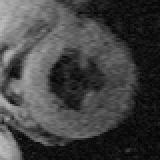
%> input picture EmerRodriguezFormisano+JorgeAlexander_CV_Lab8/images/heart.pgm, 160 x 160 px
$ octave snake_report.m   (GNU Octave 9; MATLAB toolbox functions it lacks are replaced by stand-ins)
%> lines starting %> are read from the running program, lines starting %| are printed output that depends on the picture
%> further down, img is the input picture: size 160x160 uint8; min 3, max 188, mean 66.8
### EmerRodriguezFormisano+JorgeAlexander_CV_Lab8/exportfig.m
function exportfig(varargin)
%EXPORTFIG  Export a figure to Encapsulated Postscript.
%   EXPORTFIG(H, FILENAME) writes the figure H to FILENAME.  H is
%   a figure handle and FILENAME is a string that specifies the
%   name of the output file.
%
%   EXPORTFIG(...,PARAM1,VAL1,PARAM2,VAL2,...) specifies
%   parameters that control various characteristics of the output
%   file.
%
%   Format Paramter:
%     'Format'  one of the strings 'eps','eps2','jpeg','png','preview'
%          specifies the output format. Defaults to 'eps'.
%          The output format 'preview' does not generate an output
%          file but instead creates a new figure window with a
%          preview of the exported figure. In this case the
%          FILENAME parameter is ignored.
%
%     'Preview' one of the strings 'none', 'tiff'
%          specifies a preview for EPS files. Defaults to 'none'.
%
%   Size Parameters:
%     'Width'   a positive scalar
%          specifies the width in the figure's PaperUnits
%     'Height'  a positive scalar
%          specifies the height in the figure's PaperUnits
%
%     Specifying only one dimension sets the other dimension
%     so that the exported aspect ratio is the same as the
%     figure's current aspect ratio.
%     If neither dimension is specified the size defaults to
%     the width and height from the figure's PaperPosition.
%
%   Rendering Parameters:
%     'Color'     one of the strings 'bw', 'gray', 'cmyk'
%         'bw'    specifies that lines and text are exported in
%                 black and all other objects in grayscale
%         'gray'  specifies that all objects are exported in grayscale
%         'cmyk'  specifies that all objects are exported in color
%                 using the CMYK color space
%     'Renderer'  one of the strings 'painters', 'zbuffer', 'opengl'
%         specifies the renderer to use
%     'Resolution'   a positive scalar
%         specifies the resolution in dots-per-inch.
%
%     The default color setting is 'bw'.
%
%   Font Parameters:
%     'FontMode'     one of the strings 'scaled', 'fixed'
%     'FontSize'     a positive scalar
%          in 'scaled' mode multiplies with the font size of each
%          text object to obtain the exported font size
%          in 'fixed' mode specifies the font size of all text
%          objects in points
%     'FontEncoding' one of the strings 'latin1', 'adobe'
%          specifies the character encoding of the font
%
%     If FontMode is 'scaled' but FontSize is not specified then a
%     scaling factor is computed from the ratio of the size of the
%     exported figure to the size of the actual figure. The minimum
%     font size allowed after scaling is 5 points.
%     If FontMode is 'fixed' but FontSize is not specified then the
%     exported font sizes of all text objects is 7 points.
%
%     The default 'FontMode' setting is 'scaled'.
%
%   Line Width Parameters:
%     'LineMode'     one of the strings 'scaled', 'fixed'
%     'LineWidth'    a positive scalar
%          the semantics of LineMode and LineWidth are exactly the
%          same as FontMode and FontSize, except that they apply
%          to line widths instead of font sizes. The minumum line
%          width allowed after scaling is 0.5 points.
%          If LineMode is 'fixed' but LineWidth is not specified
%          then the exported line width of all line objects is 1
%          point.
%
%   Examples:
%     exportfig(gcf,'fig1.eps','height',3);
%       Exports the current figure to the file named 'fig1.eps' with
%       a height of 3 inches (assuming the figure's PaperUnits is
%       inches) and an aspect ratio the same as the figure's aspect
%       ratio on screen.
%
%     exportfig(gcf, 'fig2.eps', 'FontMode', 'fixed',...
%                'FontSize', 10, 'color', 'cmyk' );
%       Exports the current figure to 'fig2.eps' in color with all
%       text in 10 point fonts. The size of the exported figure is
%       the figure's PaperPostion width and height.


if (nargin < 2)
  error('Too few input arguments');
end

% exportfig(H, filename, ...)
H = varargin{1};
if ~ishandle(H) | ~strcmp(get(H,'type'), 'figure')
  error('First argument must be a handle to a figure.');
end
filename = varargin{2};
if ~ischar(filename)
  error('Second argument must be a string.');
end
paramPairs = varargin(3:end);

% Do some validity checking on param-value pairs
if (rem(length(paramPairs),2) ~= 0)
  error(['Invalid input syntax. Optional parameters and values' ...
	 ' must be in pairs.']);
end

format = 'eps';
preview = 'none';
width = -1;
height = -1;
%color = 'bw';
color = 'cmyk';
fontsize = -1;
fontmode='scaled';
linewidth = -1;
linemode=[];
fontencoding = 'latin1';
renderer = [];
resolution = [];

% Process param-value pairs
args = {};
for k = 1:2:length(paramPairs)
  param = lower(paramPairs{k});
  if (~ischar(param))
    error('Optional parameter names must be strings');
  end
  value = paramPairs{k+1};

  switch (param)
   case 'format'
    format = value;
    if (~strcmp(format,{'eps','eps2','jpeg','png','preview'}))
      error(['Format must be ''eps'', ''eps2'', ''jpeg'', ''png'' or' ...
	     ' ''preview''.']);
    end
   case 'preview'
    preview = value;
    if (~strcmp(preview,{'none','tiff'}))
      error('Preview must be ''none'' or ''tiff''.');
    end
   case 'width'
    width = LocalToNum(value);
    if(~LocalIsPositiveScalar(width))
      error('Width must be a numeric scalar > 0');
    end
   case 'height'
    height = LocalToNum(value);
    if(~LocalIsPositiveScalar(height))
      error('Height must be a numeric scalar > 0');
    end
   case 'color'
    color = lower(value);
    if (~strcmp(color,{'bw','gray','cmyk'}))
      error('Color must be ''bw'', ''gray'' or ''cmyk''.');
    end
   case 'fontmode'
    fontmode = lower(value);
    if (~strcmp(fontmode,{'scaled','fixed'}))
      error('FontMode must be ''scaled'' or ''fixed''.');
    end
   case 'fontsize'
    fontsize = LocalToNum(value);
    if(~LocalIsPositiveScalar(fontsize))
      error('FontSize must be a numeric scalar > 0');
    end
   case 'fontencoding'
    fontencoding = lower(value);
    if (~strcmp(fontencoding,{'latin1','adobe'}))
      error('FontEncoding must be ''latin1'' or ''adobe''.');
    end
   case 'linemode'
    linemode = lower(value);
    if (~strcmp(linemode,{'scaled','fixed'}))
      error('LineMode must be ''scaled'' or ''fixed''.');
    end
   case 'linewidth'
    linewidth = LocalToNum(value);
    if(~LocalIsPositiveScalar(linewidth))
      error('LineWidth must be a numeric scalar > 0');
    end
   case 'renderer'
    renderer = lower(value);
    if (~strcmp(renderer,{'painters','zbuffer','opengl'}))
      error('Renderer must be ''painters'', ''zbuffer'' or ''opengl''.');
    end
   case 'resolution'
    resolution = LocalToNum(value);
    if ~(isnumeric(value) & (prod(size(value)) == 1) & (value >= 0));
      error('Resolution must be a numeric scalar >= 0');
    end
   otherwise
    error(['Unrecognized option ' param '.']);
  end
end

allLines  = findall(H, 'type', 'line');
allText   = findall(H, 'type', 'text');
allAxes   = findall(H, 'type', 'axes');
allImages = findall(H, 'type', 'image');
allLights = findall(H, 'type', 'light');
allPatch  = findall(H, 'type', 'patch');
allSurf   = findall(H, 'type', 'surface');
allRect   = findall(H, 'type', 'rectangle');
allFont   = [allText; allAxes];
allColor  = [allLines; allText; allAxes; allLights];
allMarker = [allLines; allPatch; allSurf];
allEdge   = [allPatch; allSurf];
allCData  = [allImages; allPatch; allSurf];

old.objs = {};
old.prop = {};
old.values = {};

% Process format and preview parameter
showPreview = strcmp(format,'preview');
if showPreview
  format = 'png';
  filename = [tempName '.png'];
end
if strncmp(format,'eps',3) & ~strcmp(preview,'none')
  args = {args{:}, ['-' preview]};
end

hadError = 0;
try
  % Process size parameters
  paperPos = get(H, 'PaperPosition');
  old = LocalPushOldData(old, H, 'PaperPosition', paperPos);
  figureUnits = get(H, 'Units');
  set(H, 'Units', get(H,'PaperUnits'));
  figurePos = get(H, 'Position');
  aspectRatio = figurePos(3)/figurePos(4);
  set(H, 'Units', figureUnits);
  if (width == -1) & (height == -1)
    width = paperPos(3);
    height = paperPos(4);
  elseif (width == -1)
    width = height * aspectRatio;
  elseif (height == -1)
    height = width / aspectRatio;
  end
  set(H, 'PaperPosition', [0 0 width height]);
  paperPosMode = get(H, 'PaperPositionMode');
  old = LocalPushOldData(old, H, 'PaperPositionMode', paperPosMode);
  set(H, 'PaperPositionMode', 'manual');

  % Process rendering parameters
  switch (color)
   case {'bw', 'gray'}
    if ~strcmp(color,'bw') & strncmp(format,'eps',3)
      format = [format 'c'];
    end
    args = {args{:}, ['-d' format]};

    %compute and set gray colormap
    oldcmap = get(H,'Colormap');
    newgrays = 0.30*oldcmap(:,1) + 0.59*oldcmap(:,2) + 0.11*oldcmap(:,3);
    newcmap = [newgrays newgrays newgrays];
    old = LocalPushOldData(old, H, 'Colormap', oldcmap);
    set(H, 'Colormap', newcmap);

    %compute and set ColorSpec and CData properties
    old = LocalUpdateColors(allColor, 'color', old);
    old = LocalUpdateColors(allAxes, 'xcolor', old);
    old = LocalUpdateColors(allAxes, 'ycolor', old);
    old = LocalUpdateColors(allAxes, 'zcolor', old);
    old = LocalUpdateColors(allMarker, 'MarkerEdgeColor', old);
    old = LocalUpdateColors(allMarker, 'MarkerFaceColor', old);
    old = LocalUpdateColors(allEdge, 'EdgeColor', old);
    old = LocalUpdateColors(allEdge, 'FaceColor', old);
    old = LocalUpdateColors(allCData, 'CData', old);

   case 'cmyk'
    if strncmp(format,'eps',3)
      format = [format 'c'];
      args = {args{:}, ['-d' format], '-cmyk'};
    else
      args = {args{:}, ['-d' format]};
    end
   otherwise
    error('Invalid Color parameter');
  end
  if (~isempty(renderer))
    args = {args{:}, ['-' renderer]};
  end
  if (~isempty(resolution)) | ~strncmp(format,'eps',3)
    if isempty(resolution)
      resolution = 0;
    end
    args = {args{:}, ['-r' int2str(resolution)]};
  end

  % Process font parameters
  if (~isempty(fontmode))
    oldfonts = LocalGetAsCell(allFont,'FontSize');
    switch (fontmode)
     case 'fixed'
      oldfontunits = LocalGetAsCell(allFont,'FontUnits');
      old = LocalPushOldData(old, allFont, {'FontUnits'}, oldfontunits);
      set(allFont,'FontUnits','points');
      if (fontsize == -1)
	set(allFont,'FontSize',7);
      else
	set(allFont,'FontSize',fontsize);
      end
     case 'scaled'
      if (fontsize == -1)
	wscale = width/figurePos(3);
	hscale = height/figurePos(4);
	scale = min(wscale, hscale);
      else
	scale = fontsize;
      end
      newfonts = LocalScale(oldfonts,scale,5);
      set(allFont,{'FontSize'},newfonts);
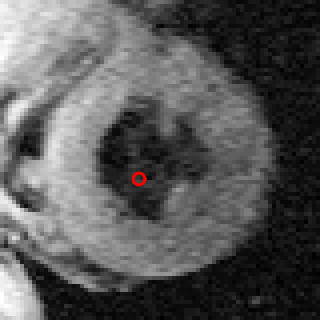
%> figure redrawn from the program's plot data; shown 2 times larger
     otherwise
      error('Invalid FontMode parameter');
    end
    % make sure we push the size after the units
    old = LocalPushOldData(old, allFont, {'FontSize'}, oldfonts);
  end
  if strcmp(fontencoding,'adobe') & strncmp(format,'eps',3)
    args = {args{:}, '-adobecset'};
  end

  % Process linewidth parameters
  if (~isempty(linemode))
    oldlines = LocalGetAsCell(allMarker,'LineWidth');
    old = LocalPushOldData(old, allMarker, {'LineWidth'}, oldlines);
    switch (linemode)
     case 'fixed'
      if (linewidth == -1)
	set(allMarker,'LineWidth',1);
      else
	set(allMarker,'LineWidth',linewidth);
      end
     case 'scaled'
      if (linewidth == -1)
	wscale = width/figurePos(3);
	hscale = height/figurePos(4);
	scale = min(wscale, hscale);
      else
	scale = linewidth;
      end
      newlines = LocalScale(oldlines, scale, 0.5);
      set(allMarker,{'LineWidth'},newlines);
     otherwise
      error('Invalid LineMode parameter');
    end
  end

  % Export
  print(H, filename, args{:});

catch
  hadError = 1;
end

% Restore figure settings
for n=1:length(old.objs)
  set(old.objs{n}, old.prop{n}, old.values{n});
end

if hadError
  error(deblank(lasterr));
end

% Show preview if requested
if showPreview
  X = imread(filename,'png');
  delete(filename);
  f = figure( 'Name', 'Preview', ...
	      'Menubar', 'none', ...
	      'NumberTitle', 'off', ...
	      'Visible', 'off');
  image(X);
  axis image;
  ax = findobj(f, 'type', 'axes');
  set(ax, 'Units', get(H,'PaperUnits'), ...
	  'Position', [0 0 width height], ...
	  'Visible', 'off');
  set(ax, 'Units', 'pixels');
  axesPos = get(ax,'Position');
  figPos = get(f,'Position');
  rootSize = get(0,'ScreenSize');
  figPos(3:4) = axesPos(3:4);
  if figPos(1) + figPos(3) > rootSize(3)
    figPos(1) = rootSize(3) - figPos(3) - 50;
  end
  if figPos(2) + figPos(4) > rootSize(4)
    figPos(2) = rootSize(4) - figPos(4) - 50;
  end
  set(f, 'Position',figPos, ...
	 'Visible', 'on');
end

%
%  Local Functions
%

function outData = LocalPushOldData(inData, objs, prop, values)
outData.objs = {inData.objs{:}, objs};
outData.prop = {inData.prop{:}, prop};
outData.values = {inData.values{:}, values};

function cellArray = LocalGetAsCell(fig,prop);
cellArray = get(fig,prop);
if (~isempty(cellArray)) & (~iscell(cellArray))
  cellArray = {cellArray};
end

function newArray = LocalScale(inArray, scale, minValue)
n = length(inArray);
newArray = cell(n,1);
for k=1:n
  newArray{k} = max(minValue,scale*inArray{k}(1));
end

% [76 lines left out: functions LocalMapToGray, LocalMapCData, LocalUpdateColors, LocalIsPositiveScalar, LocalToNum, not called in this run]

### EmerRodriguezFormisano+JorgeAlexander_CV_Lab8/snake.m
function [x,y] = snake(x,y,alpha,beta,kappa, lambda, fx,fy,maxstep, displ,img)
% SNAKE Active contour (snake) segmentation
% CMP Vision Algorithms http://visionbook.felk.cvut.cz
%
% Active contours, informally called snakes, are a powerful
% semi-automatic image segmentation tool. In anticipation of GVF snakes
%   we implement here a traditional
% balloon-force snake using a PDE approach.
%
% The snake v(s) at time t is represented by two vectors
% containing the x and y coordinates of a sequence of points on the
% snake curve. The distance between subsequent points is maintained
% close to 1 pixel. The snake is supposed to be closed and simple
% (non-intersecting). If a snake starts to intersect itself, the user is
% expected to restart the evolution with smaller forces (reduced
% parameter values).
%
% {The code presented here is derived from the work of Xu and
% Prince  and their publicly available implementation
% (http://iacl.ece.jhu.edu/projects/gvf/).}
%
% Usage: [x,y] = snake(x,y,alpha,beta,kappa,lambda,fx,fy,maxstep)
% Inputs:
%   x, y  [N x 1]  Vectors containing the x and y
%     coordinates of the initial snake position. The snake is
%     closed - the last point is considered a neighbor of the first.
%     Points can be far apart and will be
%     interpolated as needed. The contour should be given
% clockwise (with respect to Matlab image axis conventions),
%     otherwise the balloon force will change sign.
%   alpha  [1 x 1]  alpha controls the elasticity;
%     the higher the value, the less stretching the snake
%     will allow. alpha 0.1 is a good value.
%   beta  [1 x 1]  beta controls the rigidity, the
%     resistance to bending. Make it small for the snake to follow
%     a jagged boundary, beta=0  to  0.1 works well.
%   kappa  [1 x 1]  kappa weights the contribution
%     of the external force f_ that  stops
%     the snake once it arrives at the desired boundary. Make
%     kappa bigger for the snake to stop sooner.
%     kappa=0.1  to  0.5 give good results.
%   lambda  [1 x 1]  lambda weights the contribution of the balloon
%     force. Positive values make the snake expand. lambda
%     0.05 works well.
%   fx, fy  [m x n]  External force field, normalized to
%    maximum magnitude 1. Both fx and fy are
%     scalar matrices corresponding to the original image.
%   maxstep  (default 0.4)
%            Maximum step-size in pixels.
%     Reducing it in difficult cases might help to prevent the snake from
%     crossing over.
% Outputs:
%   x,y  [N x 1]  The x and y coordinates of the final
%   position of the snake. The distance between subsequent points
%   is close to 1 pixel.

% If displ is non zero than once in 10 iterations we display
% the current position of the snake on the background image img
if nargin<10,
  displ=0 ;
end ;

% Set default parameters, if needed.
if nargin<9,
  maxstep=0.4 ;
end ;


x = x(:);  y = y(:);  % convert to column vectors
h = [-beta 4*beta+alpha -6*beta-2*alpha 4*beta+alpha -beta];
areas = [];

iter = 0;

%  We iterate in a while-loop until convergence. We resample
%  the snake if needed by function resample
%  to maintain uniform distances between points. We use interpolation
%  by interp2 to evaluate the external force f_ at the snake points.
%  If the snake leaves the image area, we stop.
while true
  [x,y] = resample( x, y, 0.9 );
  vfx = interp2( fx, x, y );
  vfy = interp2( fy, x, y );
  if any( isnan([vfx(:); vfy(:)]) ), break; end

  iter=iter+1 ; % increment iteration counter
  if displ && rem(iter,10)==0
    % clf ;
    imagesc(img) ; colormap(gray) ; hold on ;
    plot([x;x(1,1)],[y;y(1,1)],'r') ; hold off ;
    pause(0.01);
  end

% The evaluation of the balloon force f_ starts by
% calculating the tangential vector
% The derivative is approximated by finite differences while observing
% the periodic boundary conditions. We then create a unit vector p
% (px,py),
% perpendicular to q.
  xp = [x(2:end); x(1)];      yp = [y(2:end); y(1)];
  xm = [x(end); x(1:end-1)];  ym = [y(end); y(1:end-1)];
  qx = xp-xm;     qy = yp-ym;
  pmag = sqrt( qx.*qx + qy.*qy );
  px = qy./pmag;  py = -qx./pmag;

% Testing for convergence is delicate. Because of the fixed time step
% used and discretization artifacts, the snake frequently starts to
% oscillate around the equilibrium position with small amplitude.
% The oscillations could be avoided by a more elaborate integration scheme,
% but this would increase the computational cost. An alternative approach is
% to analyze snake movement in the last few iterations and stop if no
% progress is being made. As curve distance computation is
% expensive, we use a trick based on the fact
% that the snake is always supposed to either grow or shrink. We
% evaluate the area inside the snake in the last 10 iterations and if the
% change is smaller than one pixel, we stop.
% Note that the area is quite simple to compute.
  area  = sum( 0.5*(xp+xm).*qy );
  areas = [areas area];
  if length(areas)>10
    areas=areas(end-9:end);     % keep last 10 areas
    if max(areas)-min(areas)<1, break; end
  end

%  We proceed to calculate the total force (xd, yd) acting
%  on the snake. Note how the elasticity and stiffness contribution is
%  calculated using a convolution. The function convs, defined below,
%  respects the periodic boundary conditions.
%
%  Updating the snake coordinates finishes the loop. As a safeguard, we shorten
%  the step-size (step) if the default size 1 causes some
%  points to move further than maxstep pixels (0.4 by default).
%  For recommended parameter values, this restriction is normally not
%  applied, only when the snake initialization is noisy or has sharp edges.

  xd = convs(x,h) + kappa*vfx + lambda.*px;
  yd = convs(y,h) + kappa*vfy + lambda.*py;
  maxd = max([xd; yd]);
  step = min( 1, maxstep/maxd );
  x = x + step*xd;
  y = y + step*yd;
end % while-loop

% Usage: xc = convs(x,h)
%
% Function convs calculates the convolution of x with
% h, treating x as periodic. The kernel h is
% expected to have an odd length and is considered to be centered.

function xc = convs( x, h );

  N  = length(h);  N2 = (N-1)/2;
  xc = conv( [x(end-N2+1:end); x; x(1:N2)], h );
  xc = xc(N:end-N+1);

% Snake resampling
%
% Usage: [xi,yi] = resample(x,y,step)
%
% Function resample takes a snake and resamples it if
% necessary
% so that the distance between points is equal to step, returning
% the new representation. Note that some implementations do not resample
% the snake on each iteration, but only each 5 or 10 iterations. This
% leads to computational savings at the expense of some robustness.
% Note also that changing the inter-point spacing changes the scaling
% constants of
% our discrete approximation of the elasticity and stiffness.
%


function [xi,yi]=resample(x,y,step) ;

% The point vectors are made circular and distances between points are
% calculated. The arc length distances from point 1 to all other points
% are stored in d.

  N  = length(x);
  xi = x;  yi = y;
  x  = [x; x(1)];  % make a circular list
  y  = [y; y(1)];
  dx = x(2:end) - x(1:N);
  dy = y(2:end) - y(1:N);
  d  = sqrt( dx.*dx + dy.*dy );
  d  = [0; d];     % point 1 to point 1 distance is 0
  d  = cumsum(d);  % the arc length distances from point 1

% If the length is unchanged, we are done. Otherwise, new snake points
% are calculated by interpolating from the old ones.
  maxd = d(end);
  if abs(maxd/step-N)<1, return; end
 % disp('Skip update') ;

  si = (0:step:maxd)';
  xi = interp1( d, x, si );
  yi = interp1( d, y, si );
% Finally,
% we discard the last point of the list if it is too close to its
% neighbor, the first point of the list.
  if maxd-si(end) < step/2
    xi = xi(1:end-1);
    yi = yi(1:end-1);
  end

### EmerRodriguezFormisano+JorgeAlexander_CV_Lab8/snake_report.m
% SNAKE function analysis
img = imread('images/heart.pgm');
t = [0:0.5:2*pi]';
x = 70 + 3*cos(t);
y = 90 + 3*sin(t);
% To show the initial position, you can use the following code:
figure(1); imagesc(img);  colormap(gray);  axis image;  axis off;  hold on;
% Plot the initial circle
plot([x;x(1,1)], [y;y(1,1)], 'r', 'LineWidth', 2); hold off;
exportfig(gcf,'output_images/snake_input1.eps');

% Smoothed version of the image, normalized for convenience
h = fspecial( 'gaussian', 20, 3 );
f = imfilter( double(img), h, 'symmetric' );
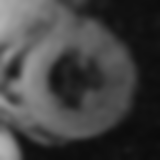
%> f: size 160x160 double; min 11.07, max 179.2, mean 66.4
f = f-min(f(:));  f = f/max(f(:));
%> after `f = f/max(f(:))`:
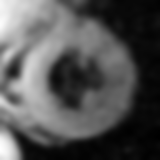
%> f: size 160x160 double; min 0, max 1, mean 0.329

% Second figure
figure(2) ; imagesc(f) ; colormap(jet) ; colorbar ; axis image ; axis off ;

% The external force is a negative gradient of the energy.
% We start the snake evolution with alpha=0.1, beta=0.01,
% kappa=0.2, lambda=0.05.
% Note that the normalization constant is incorporated into kappa.

% The final position of the snake is shown
% We can see that the boundary is well
% recovered. It is instructive to run the snake evolution for different
% values of the parameters and note how the evolution speed and the final
% shape changes. Start with small changes first; big changes make the
% snake behave in unpredictable ways.

[px,py] = gradient(-f);
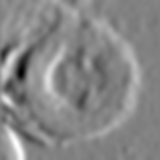
%> px: size 160x160 double; min -0.0843, max 0.0824, mean 0.00425; drawn with min black and max white
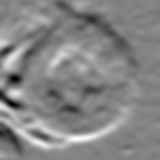
%> py: size 160x160 double; min -0.0685, max 0.0652, mean 0.00138; drawn with min black and max white
kappa=1/max(abs( [px(:); py(:)]));
%> kappa = 11.87
% snake(x,y,alpha,beta,kappa, lambda, fx,fy,maxstep, displ,img)
[x,y]=snake(x,y,0.1,0.01,0.2*kappa,0.05,px,py,0.4,1,img);
%> (the rest of the program and of its run is left out)
